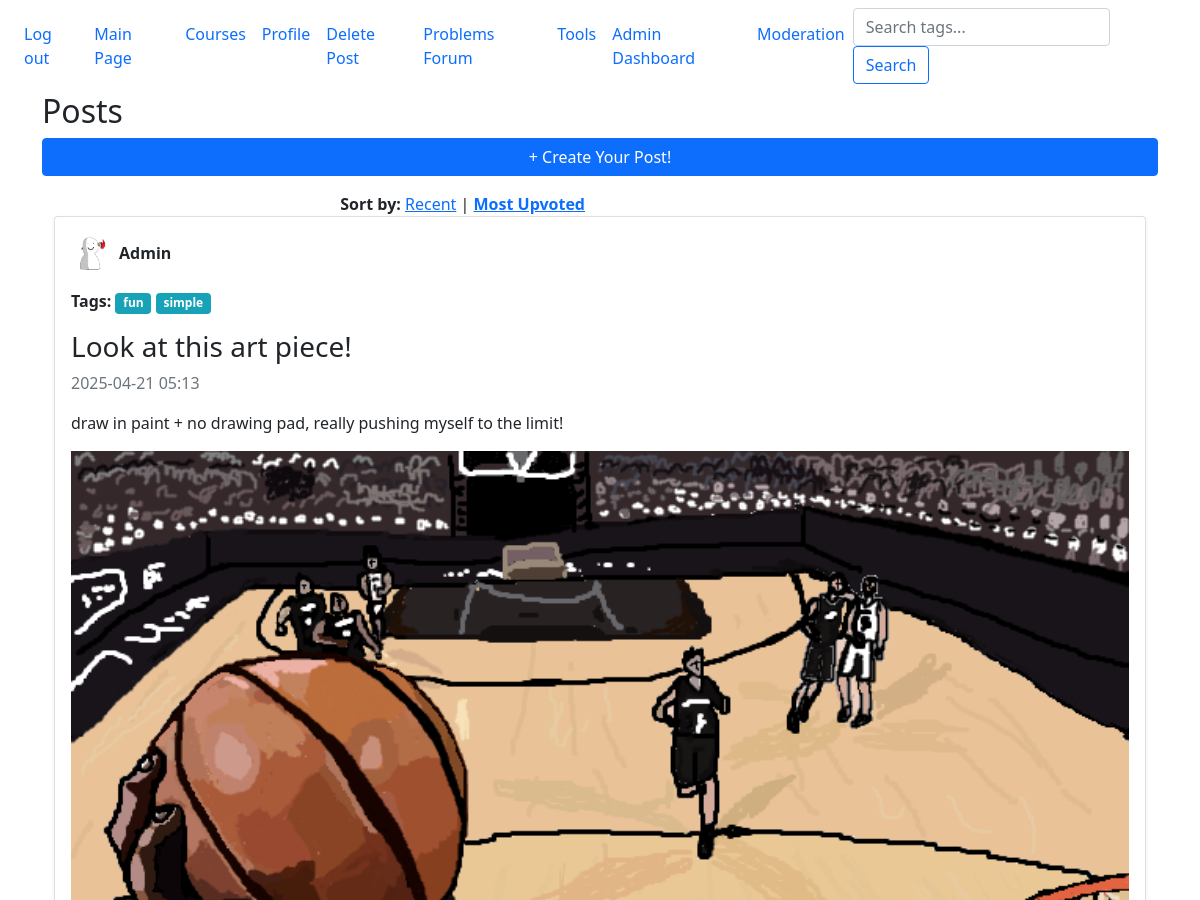
Page / (signed in, upper part) on the earlier database version.
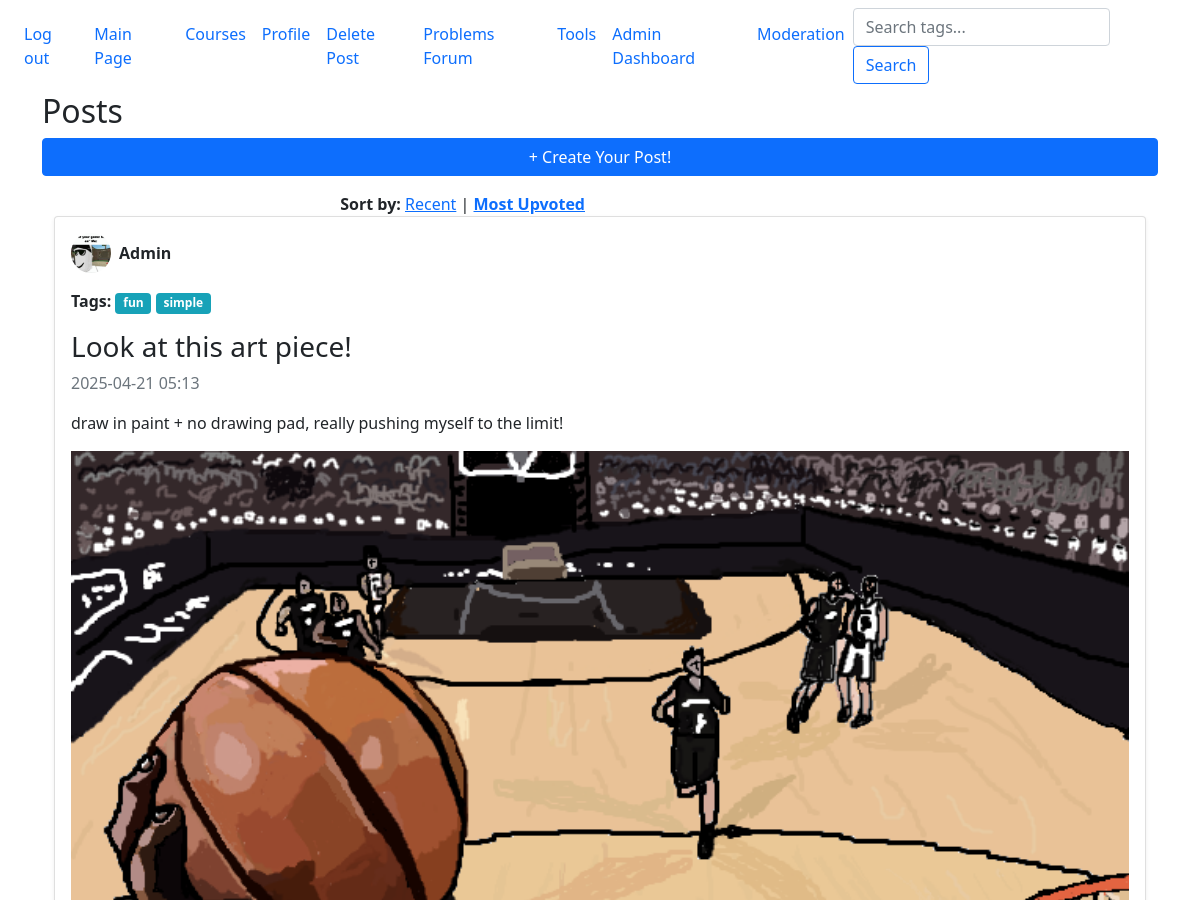
Same page on the later database version.
### website/models.py (models this page shows, shortened)
class Posts(db.Model):
    id = db.Column(db.Integer, primary_key = True)
    post_title = db.Column(db.String(150))
    timestamp = db.Column(db.DateTime(timezone=True), default=func.now())
    user_id = db.Column(db.Integer, db.ForeignKey('user.id'))  # who posted it
    image_url = db.Column(db.String(300))  # the artwork (if it's an image post)
    content = db.Column(db.Text)  # description/caption
    likes = db.Column(db.Integer, default=0) # likes/upvotes, for sorting posts
    tags = db.relationship('Tag', secondary=post_tags, backref='posts')
    is_locked = db.Column(db.Boolean, default=True)
    is_approved = db.Column(db.Boolean, default=False) # check for a post to see if its approved or not
    comments = db.relationship('Comment', backref='post', lazy=True)  # link comments to the post

class User(db.Model, UserMixin):
    id = db.Column(db.Integer, primary_key = True)
    email = db.Column(db.String(150), unique = True)
    password = db.Column(db.String(150))
    posts = db.relationship('Posts', backref='author', lazy=True) # user's posts
    username = db.Column(db.String(150), unique=True, nullable=False)  # renamed from first_name
    user_image = db.Column(db.String(300), nullable=True)  # path to profile image
    is_admin = db.Column(db.Boolean, default=False) # check to see if this is an admin or not

class Tag(db.Model):
    id = db.Column(db.Integer, primary_key=True)
    name = db.Column(db.String(50), unique=True, nullable=False)

### website/views.py (the view)
@views.route('/')
@login_required
def main():
    sort_by = request.args.get('sort_by', 'upvotes')  # Default sort by upvotes
    approved_posts = Posts.query.options(
        joinedload(Posts.comments),
        joinedload(Posts.upvotes)
    ).filter_by(is_approved=True).all()
    if sort_by == 'recent':
        approved_posts.sort(key=lambda post: post.timestamp, reverse=True)
    else:  # default
        approved_posts.sort(key=lambda post: calculate_post_score(post), reverse=True)
    return render_template("main.html", posts=approved_posts, sort_by=sort_by)

### website/__init__.py (called while the page is built)
def create_app():
    app = Flask(__name__)
    app.config['SECRET_KEY'] = 'touplis' #secret key for dev only
    app.config['SQLALCHEMY_DATABASE_URI'] = f'sqlite:///{DB_NAME}'
    db.init_app(app)
    migrate.init_app(app, db)
    from .views import views
    from .auth import auth
    from .admin import admin
    app.register_blueprint(views, url_prefix='/')
    app.register_blueprint(auth, url_prefix='/')
    app.register_blueprint(admin)
    from .models import User, Posts, Course
    login_manager = LoginManager()
    login_manager.login_view = 'auth.login'
    login_manager.init_app(app)
    @login_manager.user_loader
    def load_user(id):
        return User.query.get(int(id))
    @app.context_processor
    def inject_user():
        return dict(user=current_user)
    create_database(app)
    return app

### website/views.py (called while the page is built)
def calculate_post_score(post, gravity=1.3):
    upvotes = len(post.upvotes)
    comments = len(post.comments)
    age_in_seconds = (datetime.utcnow() - post.timestamp).total_seconds()
    age_in_hours = age_in_seconds / 3600
    score = (upvotes + 2 * comments) / ((age_in_hours + 2) ** gravity)
    return score

### website/templates/main.html (shortened to what this page needs)
{% extends "base.html" %}
{% block content %}
<h2>Posts</h2>
<div class="container">
  <div class="row mb-3">
    <a href="{{ url_for('views.create_post') }}" class="btn btn-primary" >+ Create Your Post!</a>
  </div>
  <div class="col-md-6 text-right">
    <strong>Sort by:</strong>
    <a href="{{ url_for('views.main', sort_by='recent') }}"
       class="{{ 'font-weight-bold' if sort_by == 'recent' else '' }}">Recent</a> |
    <a href="{{ url_for('views.main', sort_by='upvotes') }}"
       class="{{ 'font-weight-bold' if sort_by == 'upvotes' else '' }}">Most Upvoted</a>
  </div>
  {% for post in posts %}
    <div class="card mb-4 p-3 shadow-sm">
      <div class="d-flex align-items-center mb-3">
        {% if post.author.user_image %}
          <img src="{{ post.author.user_image }}" alt="User Image" class="rounded-circle me-2" width="40" height="40">
        {% else %}
          <img src="{{ url_for('static', filename='default_user.png') }}" alt="Default User" class="rounded-circle me-2" width="40" height="40">
        {% endif %}
        <strong>{{ post.author.username }}</strong>
      </div>
      {% if post.tags %}
      <p class="tags mb-3">
        <strong>Tags:</strong>
          {% for tag in post.tags %}
            <span class="badge badge-info">{{ tag.name }}</span>
          {% endfor %}
      </p>
      {% endif %}
      <h3>{{ post.post_title }}</h3>
      <p class="text-muted">{{ post.timestamp.strftime('%Y-%m-%d %H:%M') }}</p>
      <p>{{ post.content }}</p>
      {% if post.image_url %}
        <img src="{{ post.image_url }}" alt="Post Image" class="img-fluid mb-2" style="max-width: 100%; height: auto;">
      {% endif %}
    </div>
  {% endfor %}
</div>
{% endblock %}

### website/templates/base.html (shortened to what this page needs)
<!DOCTYPE html>
<html>
    <head>
        <link
        rel="stylesheet"
        href="https://stackpath.bootstrapcdn.com/bootstrap/4.4.1/css/bootstrap.min.css"
      />
      <link
        rel="stylesheet"
        href="https://stackpath.bootstrapcdn.com/font-awesome/4.7.0/css/font-awesome.min.css"
      />
      <link href="https://cdn.jsdelivr.net/npm/bootstrap@5.1.3/dist/css/bootstrap.min.css" rel="stylesheet">
    </head>
    <body>
      <nav class="navbar navbar-expand-lg">
        <div class="collapse navbar-collapse" id="navbar">
          <div class="navbar-nav">
            {% if user.is_authenticated %}
            <a class="nav-item nav-link" id="logout" href="/logout">Log out</a>
            <a class="nav-item nav-link" id="main" href="/">Main Page</a>
            <a class="nav-item nav-link" id="courses" href="/main/courses">Courses</a>
            <a class="nav-item nav-link" id="edit_profile" href="/profile/edit">Profile</a>
            <a class="nav-item nav-link" id="delete_post" href="/delete_post">Delete Post</a>
            <a class="nav-item nav-link" id="problems" href="/main/problems">Problems Forum</a>
            <a class="nav-item nav-link" id="tools" href="/main/tools">Tools</a>
              {% if user.is_admin %}
              <a class="nav-item nav-link" href="/admin">Admin Dashboard</a>
              <a class="nav-item nav-link" href="/admin/moderate">Moderation</a>
              {% endif %}
            {% else %}
            <a class="nav-item nav-link" id="home" href="/home">Home</a>
            <a class="nav-item nav-link" id="login" href="/login">Login</a>
            <a class="nav-item nav-link" id="register" href="/register">Register</a>
            {% endif %}
          </div>
            <form class="form-inline my-2 my-lg-0" action="{{ url_for('views.search') }}" method="GET">
              <input class="form-control mr-sm-2" type="search" name="tag" placeholder="Search tags..." aria-label="Search">
              <button class="btn btn-outline-primary my-2 my-sm-0" type="submit">Search</button>
            </form>
        </div>
      </nav>
      <div class="container">
        {% block content %}
        {% endblock %}
      </div>
    </body>
</html>

Differences in the rows shown:
changed through a linked row, Posts "Look at this art piece!": author.user_image: picture added; user_image: picture removed
